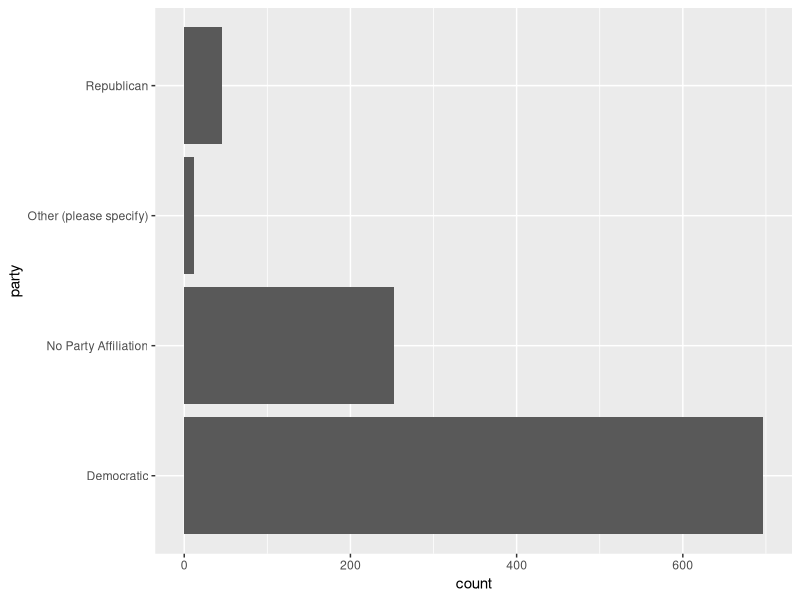
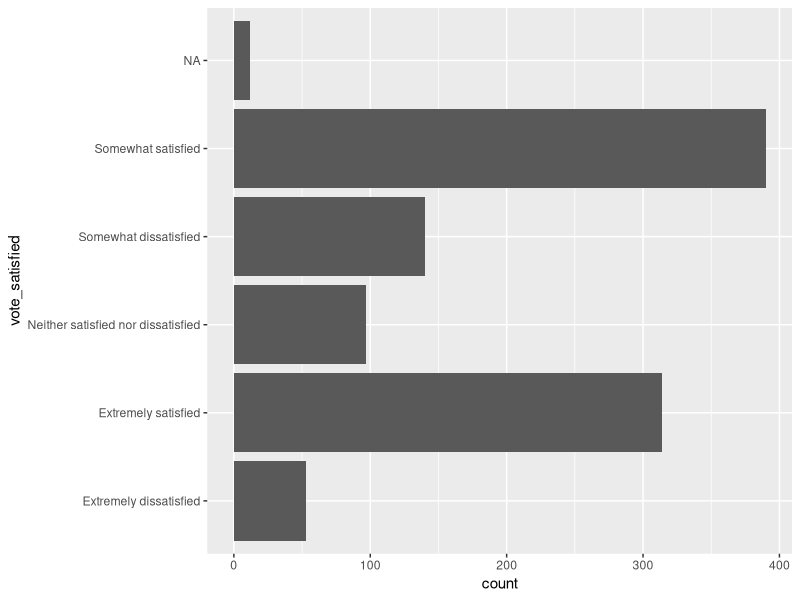
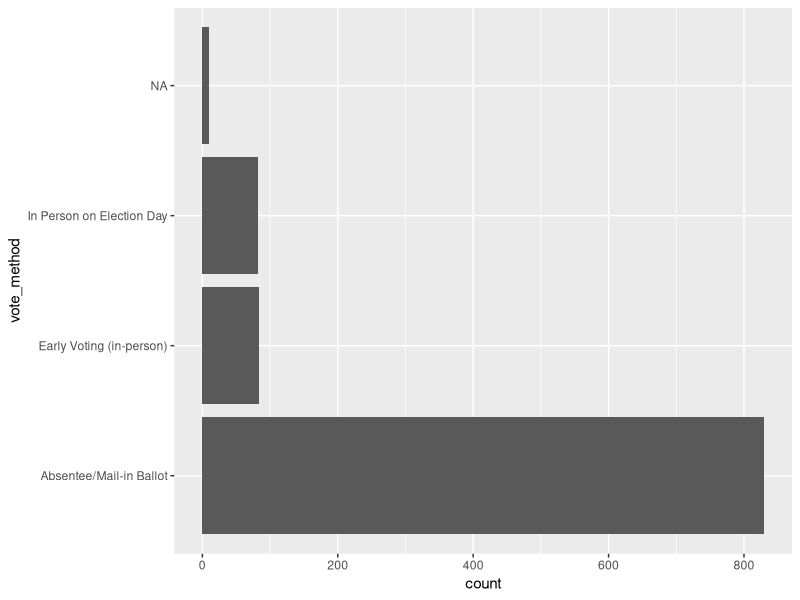

Source code (R) for these figures, in order:
## ---- chunk 1
knitr::opts_chunk$set(echo = TRUE)
## ---- chunk 2
library(readr)
library(dplyr)
library(tidyr)
library(ggplot2)
library(magrittr)
library(lubridate)
## ---- chunk 3
d <- read_csv("voting_survey.csv")

names(d)

# only take relevant columns
d %<>% select(grep("^[a-z]", names(d)), EndDate)

# remove the first two rows
d %<>% slice_tail(n=dim(d)[1] - 2)

# get rid of test responses
d %<>% mutate(EndDate = ymd_hms(EndDate)) %>%
  filter(EndDate > ymd(20201028))

# there are 2 NAs for undergrads, not sure how but I'm tossing them out
d %<>% filter(!is.na(undergrad))
  
## ---- chunk 4
# total number of valid participants:
d %>% group_by(undergrad) %>% summarise(count = n())
undergrads_only <- d %>% filter(undergrad == "Yes")
num_undergrad <- d %>% group_by(undergrad) %>% summarise(count = n()) %>% filter(undergrad == "Yes") %>% pull()

# registration
d %>% group_by(registered) %>% summarise(count = n())
registered_only <- d %>% filter(registered == "Yes")  
registered_voters <- d %>% group_by(registered) %>%summarise(count = n()) %>% filter(registered == "Yes") %>% pull()

# plan to vote?
registered_only %>%
  group_by(voted, plan_to_vote) %>%
  summarise(count = n())
## ---- chunk 5
# breakdown by party
d %>% filter(!is.na(party)) %>%
  ggplot() +
  geom_bar(aes(y = party))

registered_only %>% group_by(party) %>% summarise(n())
## ---- chunk 6
registered_tbl <- d %>% group_by(registered) %>% summarise(count=n())

# num of registered voters
(registered_voters <- registered_tbl %>% filter(registered == "Yes") %>% pull())

d %>% filter(registered == "Yes") %>%
  group_by(voted, plan_to_vote) %>%
  summarise(count = n())

# out of the 1007 registered voters, 872 have already voted, 125 plan to vote, and 10 do not plan to vote

voted_only <- registered_only %>% filter(voted == "Yes")
num_voted <- dim(voted_only)[1]
voted_only %>% group_by(vote_difficulty) %>% summarise(count = n(), pct = count / num_voted * 100)

plan_to_vote_only <- registered_only %>% filter(plan_to_vote == "Yes")
num_plan_to_vote <- dim(plan_to_vote_only)[1]
plan_to_vote_only %>% group_by(vote_diff_expect) %>% summarise(count = n(), pct = count / num_plan_to_vote * 100)
## ---- chunk 7
registered_only %>% 
  group_by(vote_satisfied) %>%
  summarise(count = n(), pct = count / registered_voters * 100)

registered_only %>%
  ggplot() +
  geom_bar(aes(y = vote_satisfied))
## ---- chunk 8
registered_only %>% 
  group_by(vote_resources) %>%
  summarise(count = n(), pct = count / registered_voters * 100)

  registered_only %>% filter(!is.na(vote_resources))
## ---- chunk 9
registered_only %>%
  group_by(vote_method) %>%
  summarise(count = n(), pct = count / registered_voters * 100)

registered_only %>% filter(vote_method == "Absentee/Mail-in Ballot" & voted == "No")
registered_only %>% 
  ggplot() +
  geom_bar(aes(y = vote_method))
